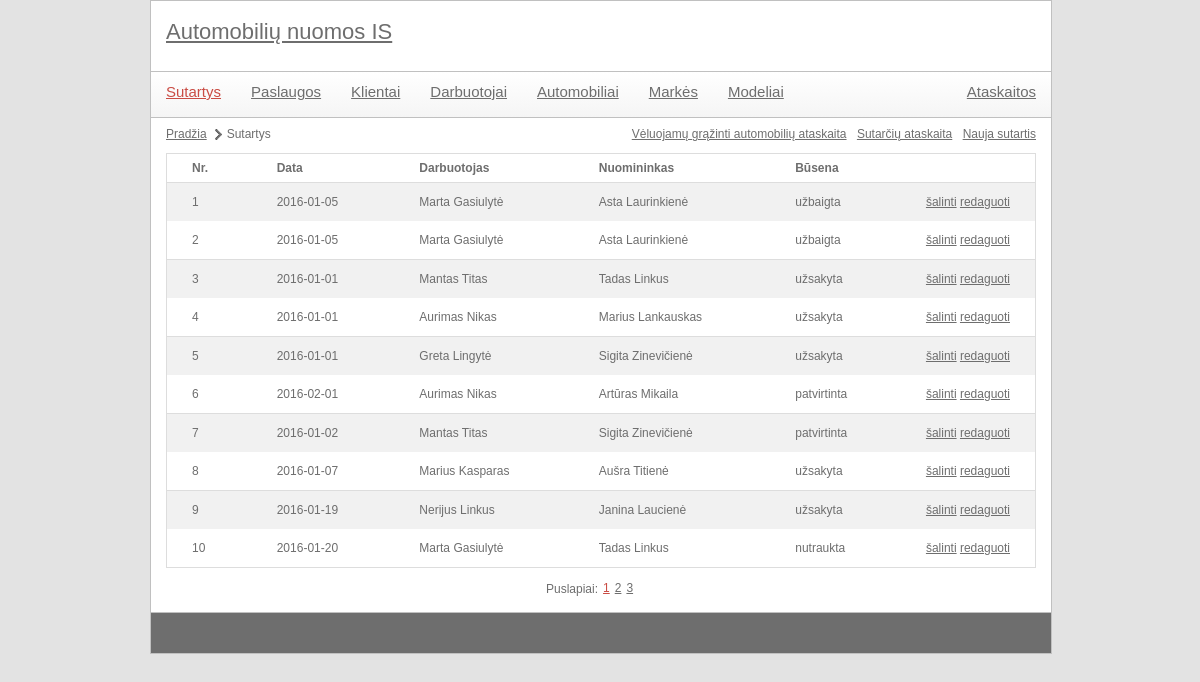
The app's page /autonuoma/index.php?module=contract&action=list with its own data.
### tables this page shows
CREATE TABLE `pavyzdys_sutartys` (
  `nr` int(11) NOT NULL,
  `sutarties_data` date NOT NULL,
  `nuomos_data_laikas` datetime NOT NULL,
  `planuojama_grazinimo_data_laikas` datetime NOT NULL,
  `faktine_grazinimo_data_laikas` datetime DEFAULT NULL,
  `pradine_rida` int(11) NOT NULL,
  `galine_rida` int(11) DEFAULT NULL,
  `kaina` decimal(8,2) NOT NULL,
  `degalu_kiekis_paimant` smallint(6) NOT NULL,
  `dagalu_kiekis_grazinus` smallint(6) DEFAULT NULL,
  `busena` int(11) NOT NULL,
  `fk_klientas` char(11) NOT NULL,
  `fk_darbuotojas` char(11) NOT NULL,
  `fk_automobilis` int(11) NOT NULL,
  `fk_grazinimo_vieta` int(11) NOT NULL,
  `fk_paemimo_vieta` int(11) NOT NULL
);

CREATE TABLE `pavyzdys_darbuotojai` (
  `tabelio_nr` char(6) NOT NULL,
  `vardas` varchar(20) NOT NULL,
  `pavarde` varchar(20) NOT NULL
);

CREATE TABLE `pavyzdys_klientai` (
  `asmens_kodas` char(11) NOT NULL,
  `vardas` varchar(20) NOT NULL,
  `pavarde` varchar(20) NOT NULL,
  `gimimo_data` date NOT NULL,
  `telefonas` varchar(20) NOT NULL,
  `epastas` varchar(40) NOT NULL
);

CREATE TABLE `pavyzdys_sutarties_busenos` (
  `id` int(11) NOT NULL,
  `name` char(11) NOT NULL
);

### autonuoma/index.php (called while the page is built, shortened)
<?php
	include 'utils/mysql.class.php';
	$module = '';
	if(isset($_GET['module'])) {
		$module = mysql::escape($_GET['module']);
	}
	$action = '';
	if(isset($_GET['action'])) {
		$action = mysql::escape($_GET['action']);
	}
	$actionFile = "";
	if(!empty($module) && !empty($action)) {
		$actionFile = "controls/{$module}_{$action}.php";
	}
	include 'templates/main.tpl.php';
?>

### autonuoma/utils/mysql.class.php (called while the page is built, shortened)
<?php
class mysql {
    protected static $connection;
    public static function connect() {
		if(!isset(self::$connection)) {
            self::$connection = new mysqli(config::DB_SERVER, config::DB_USERNAME, config::DB_PASSWORD, config::DB_NAME);
        }
        return self::$connection;
    }
    public static function query($query) {
        $connection = mysql::connect();
        $result = $connection->query($query);
        return $result;
    }
    public static function select($query) {
        $rows = array();
        $result = mysql::query($query);
        while ($row = $result->fetch_assoc()) {
            $rows[] = $row;
        }
        return $rows;
    }
	public static function escape($field) {
		$connection =  mysql::connect();
		return mysqli_real_escape_string($connection, $field);
	}
}

### autonuoma/controls/contract_list.php (called while the page is built)
<?php
include 'libraries/contracts.class.php';
$contractsObj = new contracts();
include 'utils/paging.class.php';
$paging = new paging(config::NUMBER_OF_ROWS_IN_PAGE);
$elementCount = $contractsObj->getContractListCount();
$paging->process($elementCount, $pageId);
$data = $contractsObj->getContractList($paging->size, $paging->first);
include 'templates/contract_list.tpl.php';
?>

### autonuoma/utils/paging.class.php (called while the page is built, shortened)
<?php
class paging {
	public $size;
	public function __construct($rowsPerPage) {
		$this->size = $rowsPerPage;
	}
	public function process($total, $currentPage) {
		$this->first = ($currentPage - 1) * $this->size;
	}
}
?>

### autonuoma/libraries/contracts.class.php (called while the page is built, shortened)
<?php
class contracts {
	private $sutartys_lentele = '';
	private $darbuotojai_lentele = '';
	private $klientai_lentele = '';
	private $sutarties_busenos_lentele = '';
	public function __construct() {
		$this->sutartys_lentele = config::DB_PREFIX . 'sutartys';
		$this->darbuotojai_lentele = config::DB_PREFIX . 'darbuotojai';
		$this->klientai_lentele = config::DB_PREFIX . 'klientai';
		$this->sutarties_busenos_lentele = config::DB_PREFIX . 'sutarties_busenos';
	}
	public function getContractList($limit, $offset) {
		$query = "  SELECT `{$this->sutartys_lentele}`.`nr`,
						   `{$this->sutartys_lentele}`.`sutarties_data`,
						   `{$this->darbuotojai_lentele}`.`vardas` AS `darbuotojo_vardas`,
						   `{$this->darbuotojai_lentele}`.`pavarde` AS `darbuotojo_pavarde`,
						   `{$this->klientai_lentele}`.`vardas` AS `kliento_vardas`,
						   `{$this->klientai_lentele}`.`pavarde` AS `kliento_pavarde`,
						   `{$this->sutarties_busenos_lentele}`.`name` AS `busena`
					FROM `{$this->sutartys_lentele}`
						LEFT JOIN `{$this->darbuotojai_lentele}`
							ON `{$this->sutartys_lentele}`.`fk_darbuotojas`=`{$this->darbuotojai_lentele}`.`tabelio_nr`
						LEFT JOIN `{$this->klientai_lentele}`
							ON `{$this->sutartys_lentele}`.`fk_klientas`=`{$this->klientai_lentele}`.`asmens_kodas`
						LEFT JOIN `{$this->sutarties_busenos_lentele}`
							ON `{$this->sutartys_lentele}`.`busena`=`{$this->sutarties_busenos_lentele}`.`id` LIMIT {$limit} OFFSET {$offset}";
		$data = mysql::select($query);
		return $data;
	}
}

### autonuoma/templates/contract_list.tpl.php (the view, shortened to what this page needs)
<ul id="pagePath">
	<li><a href="index.php">Pradžia</a></li>
	<li>Sutartys</li>
</ul>
<div id="actions">
	<a href='index.php?module=<?php echo $module; ?>&action=report_delayed_cars'>Vėluojamų grąžinti automobilių ataskaita</a>
	<a href='index.php?module=<?php echo $module; ?>&action=report'>Sutarčių ataskaita</a>
	<a href='index.php?module=<?php echo $module; ?>&action=create'>Nauja sutartis</a>
</div>
<table class="listTable">
	<tr>
		<th>Nr.</th>
		<th>Data</th>
		<th>Darbuotojas</th>
		<th>Nuomininkas</th>
		<th>Būsena</th>
		<th></th>
	</tr>
	<?php
		foreach($data as $key => $val) {
			echo
				"<tr>"
					. "<td>{$val['nr']}</td>"
					. "<td>{$val['sutarties_data']}</td>"
					. "<td>{$val['darbuotojo_vardas']} {$val['darbuotojo_pavarde']}</td>"
					. "<td>{$val['kliento_vardas']} {$val['kliento_pavarde']}</td>"
					. "<td>{$val['busena']}</td>"
					. "<td>"
						. "<a href='#' onclick='showConfirmDialog(\"{$module}\", \"{$val['nr']}\"); return false;' title=''>šalinti</a>&nbsp;"
						. "<a href='index.php?module={$module}&action=edit&id={$val['nr']}' title=''>redaguoti</a>"
					. "</td>"
				. "</tr>";
		}
	?>
</table>
<?php
	include 'templates/paging.tpl.php';
?>

### autonuoma/templates/main.tpl.php (shortened to what this page needs)
<!DOCTYPE html PUBLIC "-//W3C//DTD XHTML 1.0 Transitional//EN" "http://www.w3.org/TR/xhtml1/DTD/xhtml1-transitional.dtd">
<html>
	<head>
		<link rel="stylesheet" type="text/css" href="scripts/datetimepicker/jquery.datetimepicker.css" media="screen" />
		<link rel="stylesheet" type="text/css" href="style/main.css" media="screen" />
	</head>
	<body>
		<div id="body">
			<div id="header">
				<h3 id="slogan"><a href="index.php">Automobilių nuomos IS</a></h3>
			</div>
			<div id="content">
				<div id="topMenu">
					<ul class="float-left">
						<li><a href="index.php?module=contract&action=list" title="Sutartys"<?php if($module == 'contract') { echo 'class="active"'; } ?>>Sutartys</a></li>
						<li><a href="index.php?module=service&action=list" title="Paslaugos"<?php if($module == 'service') { echo 'class="active"'; } ?>>Paslaugos</a></li>
						<li><a href="index.php?module=customer&action=list" title="Klientai"<?php if($module == 'customer') { echo 'class="active"'; } ?>>Klientai</a></li>
						<li><a href="index.php?module=employee&action=list" title="Darbuotojai"<?php if($module == 'employee') { echo 'class="active"'; } ?>>Darbuotojai</a></li>
						<li><a href="index.php?module=car&action=list" title="Automobiliai"<?php if($module == 'car') { echo 'class="active"'; } ?>>Automobiliai</a></li>
						<li><a href="index.php?module=brand&action=list" title="Markės"<?php if($module == 'brand') { echo 'class="active"'; } ?>>Markės</a></li>
						<li><a href="index.php?module=model&action=list" title="Modeliai"<?php if($module == 'model') { echo 'class="active"'; } ?>>Modeliai</a></li>
					</ul>
					<ul class="float-right">
						<li><a href="index.php?module=report&action=list" title="Ataskaitos"<?php if($module == 'report') { echo 'class="active"'; } ?>>Ataskaitos</a></li>
					</ul>
				</div>
				<div id="contentMain">
					<?php
						if(file_exists($actionFile)) {
							include $actionFile;
						}
					?>
				</div>
			</div>
			<div id="footer">
			</div>
		</div>
	</body>
</html>

### autonuoma/templates/paging.tpl.php
<div id="pagingLabel">
	Puslapiai:
</div>
<ul id="paging">
	<?php foreach ($paging->data as $key => $value) {
		$activeClass = "";
		if($value['isActive'] == 1) {
			$activeClass = " class='active'";
		}
		echo "<li{$activeClass}><a href='index.php?module={$module}&action=list&page={$value['page']}' title=''>{$value['page']}</a></li>";
	} ?>
</ul>

### autonuoma/style/main.css (style rules this page uses)
body { color: #6e6e6e; font-family: Verdana, Geneva, sans-serif; font-size: 12px; background-color: #e3e3e3; width: 900px; margin: 0px auto; }
a { color: #6e6e6e; }
.float-left { float: left; }
.float-right { float: right; }
#header { width: 900px; height: 70px; background-color: #fff; border: 1px solid #c0c0c0; float: left; }
#slogan { margin: 20px 0px 0px 15px; color: #E3564F; font-size: 22px; }
#content { width: 900px; background-color: #fff; border-left: 1px solid #c0c0c0; border-right: 1px solid #c0c0c0; float: left; }
#topMenu { width: 900px; height: 45px; border-bottom: 1px solid #c0c0c0; float: left; background: -webkit-linear-gradient(#fff, #f5f5f5); background: -o-linear-gradient(#fff, #f5f5f5); background: -moz-linear-gradient(#fff, #f5f5f5); background: linear-gradient(#fff, #f5f5f5); }
#topMenu li { float: left; list-style: none; margin: 12px 15px 12px 15px; }
#topMenu li a { font-size: 15px; }
#topMenu li a.active, #paging li.active a { color: #ca4c44; }
#contentMain { width: 870px; min-height: 470px; float: left; padding-left: 15px; padding-right: 15px; }
#contentMain table { margin-top: 3px; width: 100%; border-collapse: collapse; border: 1px solid #ddd; }
#contentMain table th { text-align: left; padding: 8px 25px; font-weight: bold; }
#contentMain table th:last-child { width: 40px; }
#contentMain table th:first-child { border-top-left-radius: 5px; moz-border-top-left-radius: 5px; }
#contentMain table th:last-child { border-top-right-radius: 5px; moz-border-top-right-radius: 5px; }
#contentMain table.listTable tr:nth-child(even) { background-color: #f1f1f1; }
#contentMain table td { padding: 8px 25px; text-align: center; line-height: 22px; text-align: left; }
#contentMain table tr:last-child td:first-child { border-bottom-left-radius: 5px; moz-border-bottom-left-radius: 5px; }
#contentMain table tr:last-child td:last-child { border-bottom-right-radius: 5px; moz-border-bottom-right-radius: 5px; }
#contentMain table.listTable tr:nth-child(odd) { background-color: #fff; border-bottom: 1px solid #ddd; }
#contentMain #pagePath { margin: 10px 0px 10px 0px; display: block; float: left; }
#contentMain #pagePath li { float: left; display: block; margin-right: 5px; background: url(images/page-path-separator.png) center right no-repeat; padding-right: 15px; }
#contentMain #pagePath li:last-child { background: none; }
#contentMain #actions { float: right; margin: 10px 0px 0px 0px; }
#contentMain #actions a { margin-left: 7px; }
#footer { width: 900px; height: 40px; border: 1px solid #c0c0c0; float: left; background-color: #6E6E6E; color: #fff; }
#pagingLabel { float: left; margin: 15px 5px 17px 380px; }
#paging { margin-top: 14px; float: left; }
#paging li { float: left; margin-right: 5px; }

### records on screen
pavyzdys_sutartys: nr "1", sutarties_data "2016-01-05", pavyzdys_darbuotojai.vardas "Marta", pavyzdys_darbuotojai.pavarde "Gasiulytė", pavyzdys_klientai.vardas "Asta", pavyzdys_klientai.pavarde "Laurinkienė", pavyzdys_sutarties_busenos.name "užbaigta"
pavyzdys_sutartys: nr "2", sutarties_data "2016-01-05", pavyzdys_darbuotojai.vardas "Marta", pavyzdys_darbuotojai.pavarde "Gasiulytė", pavyzdys_klientai.vardas "Asta", pavyzdys_klientai.pavarde "Laurinkienė", pavyzdys_sutarties_busenos.name "užbaigta"
pavyzdys_sutartys: nr "3", sutarties_data "2016-01-01", pavyzdys_darbuotojai.vardas "Mantas", pavyzdys_darbuotojai.pavarde "Titas", pavyzdys_klientai.vardas "Tadas", pavyzdys_klientai.pavarde "Linkus", pavyzdys_sutarties_busenos.name "užsakyta"
pavyzdys_sutartys: nr "4", sutarties_data "2016-01-01", pavyzdys_darbuotojai.vardas "Aurimas", pavyzdys_darbuotojai.pavarde "Nikas", pavyzdys_klientai.vardas "Marius", pavyzdys_klientai.pavarde "Lankauskas", pavyzdys_sutarties_busenos.name "užsakyta"
pavyzdys_sutartys: nr "5", sutarties_data "2016-01-01", pavyzdys_darbuotojai.vardas "Greta", pavyzdys_darbuotojai.pavarde "Lingytė", pavyzdys_klientai.vardas "Sigita", pavyzdys_klientai.pavarde "Zinevičienė", pavyzdys_sutarties_busenos.name "užsakyta"
pavyzdys_sutartys: nr "6", sutarties_data "2016-02-01", pavyzdys_darbuotojai.vardas "Aurimas", pavyzdys_darbuotojai.pavarde "Nikas", pavyzdys_klientai.vardas "Artūras", pavyzdys_klientai.pavarde "Mikaila", pavyzdys_sutarties_busenos.name "patvirtinta"
pavyzdys_sutartys: nr "7", sutarties_data "2016-01-02", pavyzdys_darbuotojai.vardas "Mantas", pavyzdys_darbuotojai.pavarde "Titas", pavyzdys_klientai.vardas "Sigita", pavyzdys_klientai.pavarde "Zinevičienė", pavyzdys_sutarties_busenos.name "patvirtinta"
pavyzdys_sutartys: nr "8", sutarties_data "2016-01-07", pavyzdys_darbuotojai.vardas "Marius", pavyzdys_darbuotojai.pavarde "Kasparas", pavyzdys_klientai.vardas "Aušra", pavyzdys_klientai.pavarde "Titienė", pavyzdys_sutarties_busenos.name "užsakyta"
pavyzdys_sutartys: nr "9", sutarties_data "2016-01-19", pavyzdys_darbuotojai.vardas "Nerijus", pavyzdys_darbuotojai.pavarde "Linkus", pavyzdys_klientai.vardas "Janina", pavyzdys_klientai.pavarde "Laucienė", pavyzdys_sutarties_busenos.name "užsakyta"
pavyzdys_sutartys: nr "10", sutarties_data "2016-01-20", pavyzdys_darbuotojai.vardas "Marta", pavyzdys_darbuotojai.pavarde "Gasiulytė", pavyzdys_klientai.vardas "Tadas", pavyzdys_klientai.pavarde "Linkus", pavyzdys_sutarties_busenos.name "nutraukta"

### other values on screen
$value['page'] "1"
$value['page'] "2"
$value['page'] "3"
